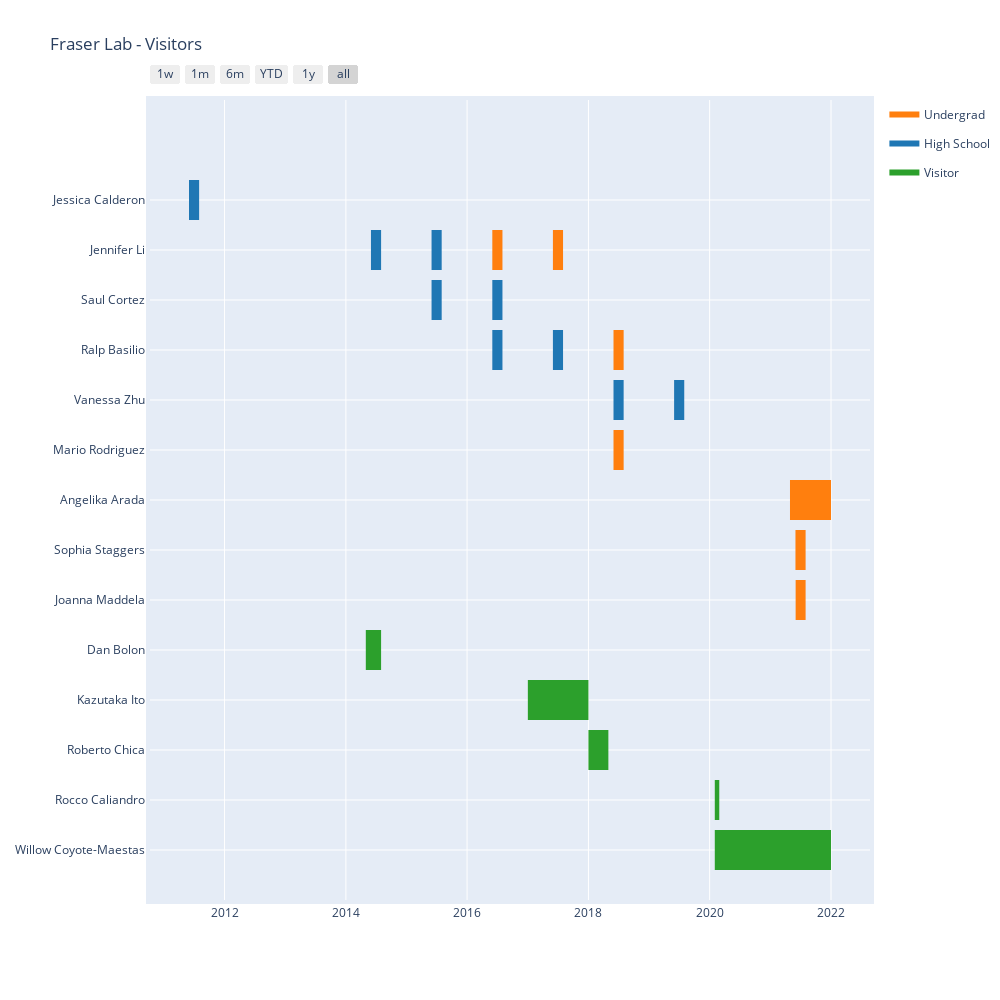

Notebook code cell kept with this figure:
### Code cell
#All lab members
df = pd.read_excel('/Users/rediaz/GitHub/fraser-lab.github.io/members_timeline/visitors.xlsx')
# Gantt chart in Plotly has mandatory format of data columns
df.columns = ['Task', 'Start', 'Finish', 'Role']

fig_plotly = ff.create_gantt(df, index_col='Role', title='Fraser Lab - Visitors',
                             show_colorbar=True, bar_width=0.4, showgrid_x=True, showgrid_y=True, group_tasks=True)

fig_plotly.update_layout(
    autosize=True,
    width=1000,
    height=1000,
    margin=go.layout.Margin(
        l=150,
        r=5,
        b=100,
        t=100,
        pad=4
    )
)

### Figure 1 — Plotly figure (JSON) as saved in the notebook; plotly's stock layout.template omitted (floating-point values rounded to 4 significant figures)
{"data": [{"fill": "toself", "fillcolor": "rgb(255, 127, 14)", "hoverinfo": "name", "legendgroup": "rgb(255, 127, 14)", "mode": "none", "name": "Undergrad", "showlegend": true, "type": "scatter", "x": ["2016-06-01T00:00:00", "2016-08-01T00:00:00", "2016-08-01T00:00:00", "2016-06-01T00:00:00", "2016-06-01T00:00:00", "2017-06-01T00:00:00", "2017-08-01T00:00:00", "2017-08-01T00:00:00", "2017-06-01T00:00:00", "2017-06-01T00:00:00", "2018-06-01T00:00:00", "2018-08-01T00:00:00", "2018-08-01T00:00:00", "2018-06-01T00:00:00", "2018-06-01T00:00:00", "2018-06-01T00:00:00", "2018-08-01T00:00:00", "2018-08-01T00:00:00", "2018-06-01T00:00:00", "2018-06-01T00:00:00", "2021-04-29T00:00:00", "2022-01-01T00:00:00", "2022-01-01T00:00:00", "2021-04-29T00:00:00", "2021-04-29T00:00:00", "2021-06-01T00:00:00", "2021-08-01T00:00:00", "2021-08-01T00:00:00", "2021-06-01T00:00:00", "2021-06-01T00:00:00", "2021-06-02T00:00:00", "2021-08-01T00:00:00", "2021-08-01T00:00:00", "2021-06-02T00:00:00"], "y": [11.6, 11.6, 12.4, 12.4, null, 11.6, 11.6, 12.4, 12.4, null, 9.6, 9.6, 10.4, 10.4, null, 7.6, 7.6, 8.4, 8.4, null, 6.6, 6.6, 7.4, 7.4, null, 5.6, 5.6, 6.4, 6.4, null, 4.6, 4.6, 5.4, 5.4]}, {"fill": "toself", "fillcolor": "rgb(31, 119, 180)", "hoverinfo": "name", "legendgroup": "rgb(31, 119, 180)", "mode": "none", "name": "High School", "showlegend": true, "type": "scatter", "x": ["2011-06-01T00:00:00", "2011-08-01T00:00:00", "2011-08-01T00:00:00", "2011-06-01T00:00:00", "2011-06-01T00:00:00", "2014-06-01T00:00:00", "2014-08-01T00:00:00", "2014-08-01T00:00:00", "2014-06-01T00:00:00", "2014-06-01T00:00:00", "2015-06-01T00:00:00", "2015-08-01T00:00:00", "2015-08-01T00:00:00", "2015-06-01T00:00:00", "2015-06-01T00:00:00", "2015-06-01T00:00:00", "2015-08-01T00:00:00", "2015-08-01T00:00:00", "2015-06-01T00:00:00", "2015-06-01T00:00:00", "2016-06-01T00:00:00", "2016-08-01T00:00:00", "2016-08-01T00:00:00", "2016-06-01T00:00:00", "2016-06-01T00:00:00", "2016-06-01T00:00:00", "2016-08-01T00:00:00", "2016-08-01T00:00:00", "2016-06-01T00:00:00", "2016-06-01T00:00:00", "2017-06-01T00:00:00", "2017-08-01T00:00:00", "2017-08-01T00:00:00", "2017-06-01T00:00:00", "2017-06-01T00:00:00", "2018-06-01T00:00:00", "2018-08-01T00:00:00", "2018-08-01T00:00:00", "2018-06-01T00:00:00", "2018-06-01T00:00:00", "2019-06-01T00:00:00", "2019-08-01T00:00:00", "2019-08-01T00:00:00", "2019-06-01T00:00:00"], "y": [12.6, 12.6, 13.4, 13.4, null, 11.6, 11.6, 12.4, 12.4, null, 11.6, 11.6, 12.4, 12.4, null, 10.6, 10.6, 11.4, 11.4, null, 10.6, 10.6, 11.4, 11.4, null, 9.6, 9.6, 10.4, 10.4, null, 9.6, 9.6, 10.4, 10.4, null, 8.6, 8.6, 9.4, 9.4, null, 8.6, 8.6, 9.4, 9.4]}, {"fill": "toself", "fillcolor": "rgb(44, 160, 44)", "hoverinfo": "name", "legendgroup": "rgb(44, 160, 44)", "mode": "none", "name": "Visitor", "showlegend": true, "type": "scatter", "x": ["2014-05-01T00:00:00", "2014-08-01T00:00:00", "2014-08-01T00:00:00", "2014-05-01T00:00:00", "2014-05-01T00:00:00", "2017-01-01T00:00:00", "2018-01-01T00:00:00", "2018-01-01T00:00:00", "2017-01-01T00:00:00", "2017-01-01T00:00:00", "2018-01-01T00:00:00", "2018-05-01T00:00:00", "2018-05-01T00:00:00", "2018-01-01T00:00:00", "2018-01-01T00:00:00", "2020-02-01T00:00:00", "2020-02-28T00:00:00", "2020-02-28T00:00:00", "2020-02-01T00:00:00", "2020-02-01T00:00:00", "2020-02-01T00:00:00", "2022-01-01T00:00:00", "2022-01-01T00:00:00", "2020-02-01T00:00:00"], "y": [3.6, 3.6, 4.4, 4.4, null, 2.6, 2.6, 3.4, 3.4, null, 1.6, 1.6, 2.4, 2.4, null, 0.6, 0.6, 1.4, 1.4, null, -0.4, -0.4, 0.4, 0.4]}, {"legendgroup": "rgb(255, 127, 14)", "marker": {"color": "rgb(255, 127, 14)", "opacity": 0, "size": 1}, "mode": "markers", "name": "", "showlegend": false, "text": [null, null, null, null, null, null, null, null, null, null, null, null, null, null], "type": "scatter", "x": ["2016-06-01T00:00:00", "2016-08-01T00:00:00", "2017-06-01T00:00:00", "2017-08-01T00:00:00", "2018-06-01T00:00:00", "2018-08-01T00:00:00", "2018-06-01T00:00:00", "2018-08-01T00:00:00", "2021-04-29T00:00:00", "2022-01-01T00:00:00", "2021-06-01T00:00:00", "2021-08-01T00:00:00", "2021-06-02T00:00:00", "2021-08-01T00:00:00"], "y": [12, 12, 12, 12, 10, 10, 8, 8, 7, 7, 6, 6, 5, 5]}, {"legendgroup": "rgb(31, 119, 180)", "marker": {"color": "rgb(31, 119, 180)", "opacity": 0, "size": 1}, "mode": "markers", "name": "", "showlegend": false, "text": [null, null, null, null, null, null, null, null, null, null, null, null, null, null, null, null, null, null], "type": "scatter", "x": ["2011-06-01T00:00:00", "2011-08-01T00:00:00", "2014-06-01T00:00:00", "2014-08-01T00:00:00", "2015-06-01T00:00:00", "2015-08-01T00:00:00", "2015-06-01T00:00:00", "2015-08-01T00:00:00", "2016-06-01T00:00:00", "2016-08-01T00:00:00", "2016-06-01T00:00:00", "2016-08-01T00:00:00", "2017-06-01T00:00:00", "2017-08-01T00:00:00", "2018-06-01T00:00:00", "2018-08-01T00:00:00", "2019-06-01T00:00:00", "2019-08-01T00:00:00"], "y": [13, 13, 12, 12, 12, 12, 11, 11, 11, 11, 10, 10, 10, 10, 9, 9, 9, 9]}, {"legendgroup": "rgb(44, 160, 44)", "marker": {"color": "rgb(44, 160, 44)", "opacity": 0, "size": 1}, "mode": "markers", "name": "", "showlegend": false, "text": [null, null, null, null, null, null, null, null, null, null], "type": "scatter", "x": ["2014-05-01T00:00:00", "2014-08-01T00:00:00", "2017-01-01T00:00:00", "2018-01-01T00:00:00", "2018-01-01T00:00:00", "2018-05-01T00:00:00", "2020-02-01T00:00:00", "2020-02-28T00:00:00", "2020-02-01T00:00:00", "2022-01-01T00:00:00"], "y": [4, 4, 3, 3, 2, 2, 1, 1, 0, 0]}], "layout": {"autosize": true, "height": 1000, "hovermode": "closest", "margin": {"b": 100, "l": 150, "pad": 4, "r": 5, "t": 100}, "showlegend": true, "title": {"text": "Fraser Lab - Visitors"}, "width": 1000, "xaxis": {"rangeselector": {"buttons": [{"count": 7, "label": "1w", "step": "day", "stepmode": "backward"}, {"count": 1, "label": "1m", "step": "month", "stepmode": "backward"}, {"count": 6, "label": "6m", "step": "month", "stepmode": "backward"}, {"count": 1, "label": "YTD", "step": "year", "stepmode": "todate"}, {"count": 1, "label": "1y", "step": "year", "stepmode": "backward"}, {"step": "all"}]}, "showgrid": true, "type": "date", "zeroline": false}, "yaxis": {"autorange": false, "range": [-1, 15], "showgrid": true, "ticktext": ["Willow Coyote-Maestas", "Rocco Caliandro", "Roberto Chica", "Kazutaka Ito", "Dan Bolon", "Joanna Maddela", "Sophia Staggers", "Angelika Arada", "Mario Rodriguez", "Vanessa Zhu", "Ralp Basilio", "Saul Cortez", "Jennifer Li", "Jessica Calderon"], "tickvals": [0, 1, 2, 3, 4, 5, 6, 7, 8, 9, 10, 11, 12, 13], "zeroline": false}}}
